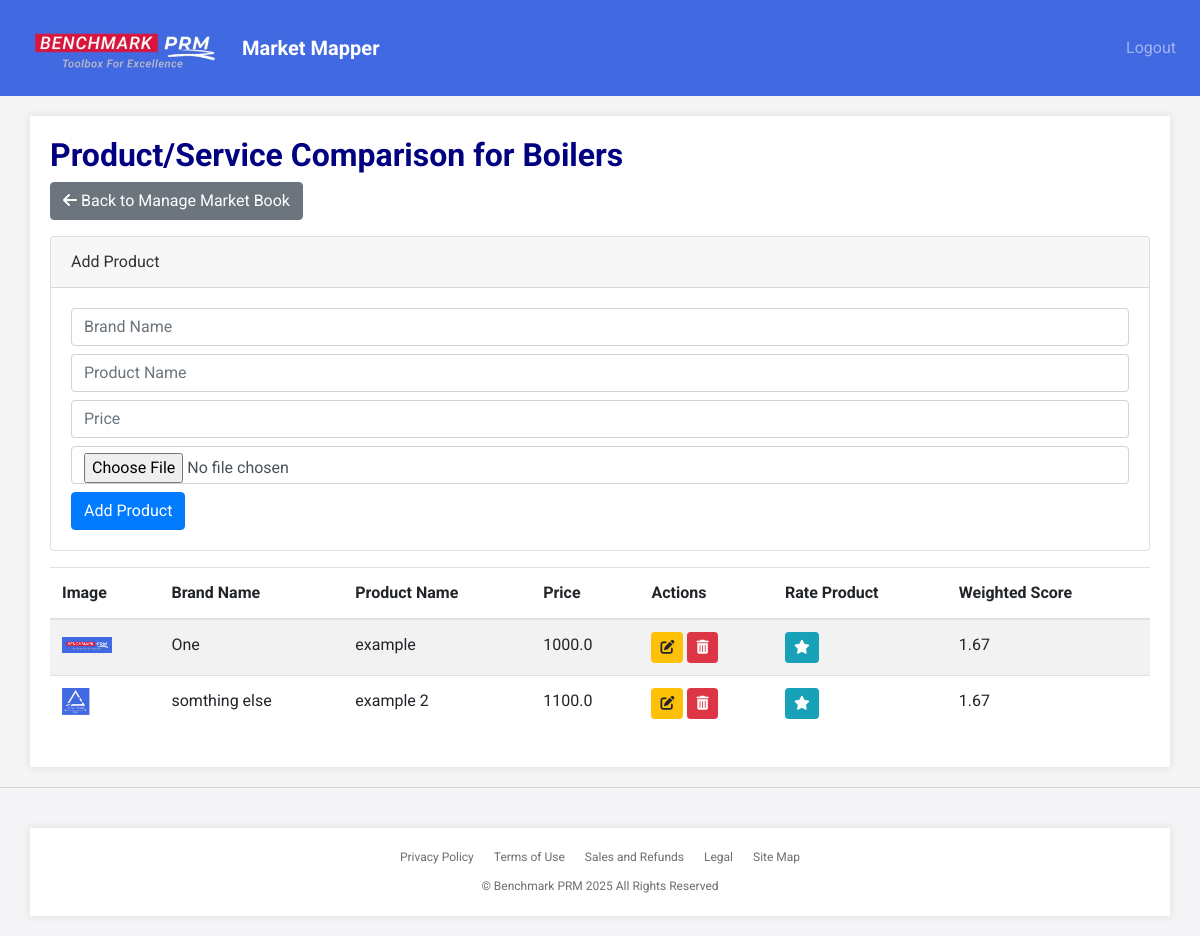
/manage/1/product_comparison (signed in), run on the app's committed database.
### app.py (models this page shows)
class Project(db.Model):  # Project model
    id = db.Column(db.Integer, primary_key=True)
    name = db.Column(db.String(100), nullable=False)
    description = db.Column(db.Text)
    user_id = db.Column(db.Integer, db.ForeignKey('user.id'), nullable=False) # Foreign key

class Product(db.Model):
    id = db.Column(db.Integer, primary_key=True)
    brand_name = db.Column(db.String(100), nullable=False)
    product_name = db.Column(db.String(100), nullable=False)
    price = db.Column(db.Float)
    image_filename = db.Column(db.String(255))  # Store filename
    project_id = db.Column(db.Integer, db.ForeignKey('project.id'), nullable=False)

### app.py (the view, shortened to what this page needs)
@app.route('/manage/<int:project_id>/product_comparison', methods=['GET', 'POST'])
@login_required
def product_comparison(project_id):
    project = Project.query.get_or_404(project_id)
    if project.user_id != current_user.id:
        flash('You are not authorized to manage this project.', 'danger')
        return redirect(url_for('dashboard'))
    products = Product.query.filter_by(project_id=project_id).all()
    product_weighted_scores = {}
    for product in products:
        total_weighted_score = 0
        ratings_for_product = Rating.query.filter_by(product_id=product.id).all()
        for rating in ratings_for_product:
            total_weighted_score += rating.score * (rating.value_driver.weighting / 100)
        product_weighted_scores[product.id] = round(total_weighted_score, 2)
    return render_template('product_comparison.html', project=project, products=products, product_weighted_scores=product_weighted_scores)

### app.py (called while the page is built)
@login_manager.user_loader
def load_user(user_id):
    return User.query.get(int(user_id))

### templates/product_comparison.html (shortened to what this page needs)
{% extends 'base.html' %}
{% block content %}
<h1>Product/Service Comparison for {{ project.name }}</h1>
<a href="{{ url_for('manage_market_book', project_id=project.id) }}" class="btn btn-secondary mb-3"><i class="fas fa-arrow-left"></i> Back to Manage Market Book</a>
<div class="card mb-3">
    <div class="card-header">Add Product</div>
    <div class="card-body">
        <form method="POST" enctype="multipart/form-data">
            <input type="text" name="brand_name" placeholder="Brand Name" required class="form-control mb-2">
            <input type="text" name="product_name" placeholder="Product Name" required class="form-control mb-2">
            <input type="number" name="price" placeholder="Price" step="0.01" class="form-control mb-2">
            <input type="file" name="image" class="form-control mb-2">
            <button type="submit" name="add_product" class="btn btn-primary">Add Product</button>
        </form>
    </div>
</div>
{% if products %}
<div class="table-responsive">
    <table class="table table-striped">
        <thead>
            <tr>
                <th>Image</th>
                <th>Brand Name</th>
                <th>Product Name</th>
                <th>Price</th>
                <th>Actions</th>
                <th>Rate Product</th>
                <th>Weighted Score</th>
            </tr>
        </thead>
        <tbody>
            {% for product in products %}
            <tr>
                <td>
                    {% if product.image_filename %}
                    <img src="{{ url_for('static', filename='uploads/' + product.image_filename) }}" alt="{{ product.product_name }} Image" width="50">
                    {% else %}
                    No Image
                    {% endif %}
                </td>
                <td>{{ product.brand_name }}</td>
                <td>{{ product.product_name }}</td>
                <td>{{ product.price }}</td>
                <td>
                    <a href="{{ url_for('edit_product', project_id=project.id, product_id_to_edit=product.id) }}" class="btn btn-sm btn-warning" title="Edit"><i class="fas fa-edit"></i></a>
                    <form method="POST" style="display: inline;" action="{{ url_for('delete_product', project_id=project.id, product_id_to_delete=product.id) }}">
                        <button type="submit" class="btn btn-sm btn-danger" title="Delete" onclick="return confirm('Are you sure?')"><i class="fas fa-trash-alt"></i></button>
                    </form>
                </td>
                <td>
                    <a href="{{ url_for('rate_product', project_id=project.id, product_id_to_rate=product.id) }}" class="btn btn-sm btn-info" title="Rate Product"><i class="fas fa-star"></i></a>
                </td>
                <td>{{ product_weighted_scores.get(product.id) or 0 }}</td>
            </tr>
            {% endfor %}
        </tbody>
    </table>
</div>
{% else %}
<p>No products added yet.</p>
{% endif %}
{% endblock %}

### templates/base.html (style rules this page uses)
body { font-family: 'Roboto', sans-serif; background-color: #F5F5F5; color: #333333; line-height: 1.6; margin: 0; }
h1, h2, h3 { color: #000080; font-weight: 700; }
h1 { font-size: 32px; }
a { color: #4169E1; }

### data on the page
Project: name "Boilers"
Product: image_filename (picture), brand_name "One", product_name "example", price "1000.0", id "1.67"
Product: image_filename (picture), brand_name "somthing else", product_name "example 2", price "1100.0", product_weighted_scores "1.67"
